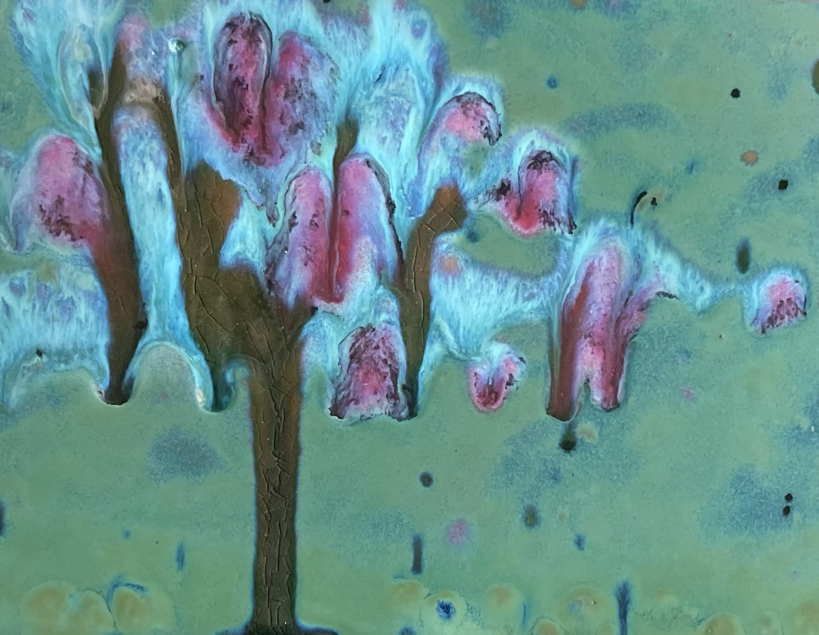
#> input picture tools/Images/IMG_0526.jpg, 1637 x 1270 px (shown at 1/2 size); its folder holds only this picture in this run
$ python optimize_images.py
#> lines starting #> are read from the running program, lines starting #| are printed output that depends on the picture
import os
import json
from PIL import Image

SOURCE_DIR = "../Images"
OUTPUT_DIR = "../../assets"
MAP_FILE = "image_map.json"
QUALITY_STANDARD = 75
QUALITY_HERO = 85  # higher quality for zooming in on fine-grained details

# thumbnail is 800px to look sharp on 400px 2x/3x high-density screens
SIZES = {
    "thumbnail": 800,
    "display": 1200,
    "hero": 2560
}

VALID_EXTENSIONS = ('.jpg', '.jpeg', '.png', '.webp', '.tiff', '.bmp')

def setup_directories():
    for size_name in SIZES.keys():
        path = os.path.join(OUTPUT_DIR, size_name)
        os.makedirs(path, exist_ok=True)
    print(f"Created asset directories inside './{OUTPUT_DIR}/'")

def process_images():
    if not os.path.exists(SOURCE_DIR):
        print(f"Error: Source directory '{SOURCE_DIR}' not found.")
        return

    # Gather and sort files to keep renaming sequence predictable
    files = [f for f in os.listdir(SOURCE_DIR) if f.lower().endswith(VALID_EXTENSIONS)]
    files.sort()

    if not files:
        print(f"No valid images found in './{SOURCE_DIR}/'")
        return

    print(f"Found {len(files)} images. Starting processing...")

    image_map = {}

    for index, filename in enumerate(files, start=1):
        source_path = os.path.join(SOURCE_DIR, filename)
        new_base_name = f"Untitled_{index:02d}.webp"
        image_map[filename] = new_base_name

        try:
            with Image.open(source_path) as img:
#> img is the input picture: PIL image 1637x1270 RGB; mean R, G, B 103.6, 145.5, 143.6
                icc_profile = img.info.get("icc_profile")

                # convert RGBA (PNGs) to RGB so it saves cleanly to WebP
                if img.mode in ('RGBA', 'LA'):
                    background = Image.new('RGB', img.size, (255, 255, 255))
                    background.paste(img, mask=img.split()[-1])
                    img = background
                elif img.mode != 'RGB':
                    img = img.convert('RGB')

                orig_width, orig_height = img.size
#> orig_width = 1637; orig_height = 1270

                for size_name, target_width in SIZES.items():
                    target_path = os.path.join(OUTPUT_DIR, size_name, new_base_name)

                    # only resize down; don't upscale if original is smaller than target
                    if orig_width > target_width:
                        target_height = int((target_width / float(orig_width)) * float(orig_height))
                        resized_img = img.resize((target_width, target_height), Image.Resampling.LANCZOS)
                    else:
                        resized_img = img

                    q = QUALITY_HERO if size_name == "hero" else QUALITY_STANDARD

                    resized_img.save(
                        target_path,
                        "WEBP",
                        quality=q,
                        optimize=True,
                        icc_profile=icc_profile,
                        subsampling=0  # prevents chroma subsampling color loss
                    )
#> this loop made 3 passes
#> pass 1, in process_images, `resized_img = img.resize((target_width, target_height), Image.Resampli..`:
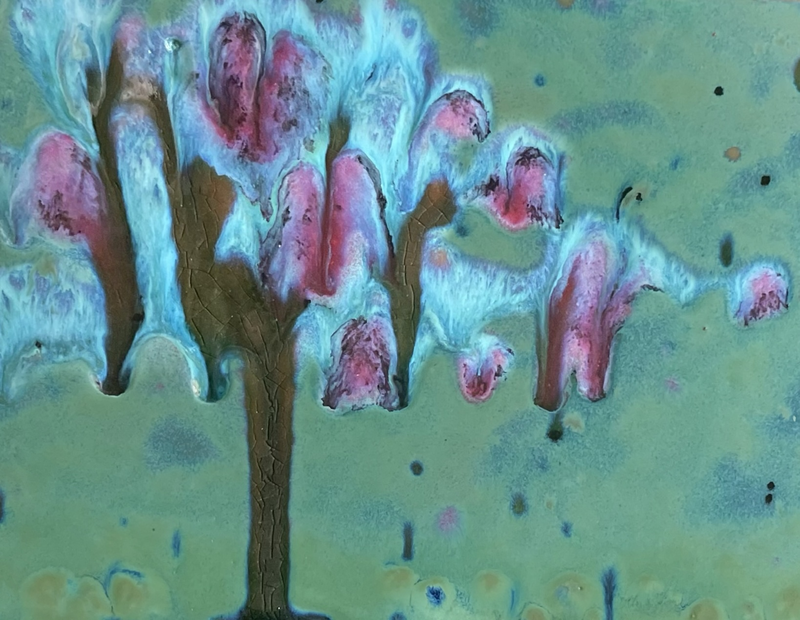
#> resized_img: PIL image 800x620 RGB; mean R, G, B 103.6, 145.5, 143.6

                print(f"  Processed [{filename}] -> {new_base_name}")

        except Exception as e:
            print(f"  Failed to process {filename}: {e}")

    try:
        with open(MAP_FILE, 'w', encoding='utf-8') as f:
            json.dump(image_map, f, indent=4)
        print(f"\nGenerated filename map: './{MAP_FILE}'")
    except Exception as e:
        print(f"  Failed to save image map JSON: {e}")

    print("\nAll images optimized, structured, and mapped.")

if __name__ == "__main__":
    setup_directories()
    process_images()

$ run again, on tools/Images/IMG_5459.jpeg
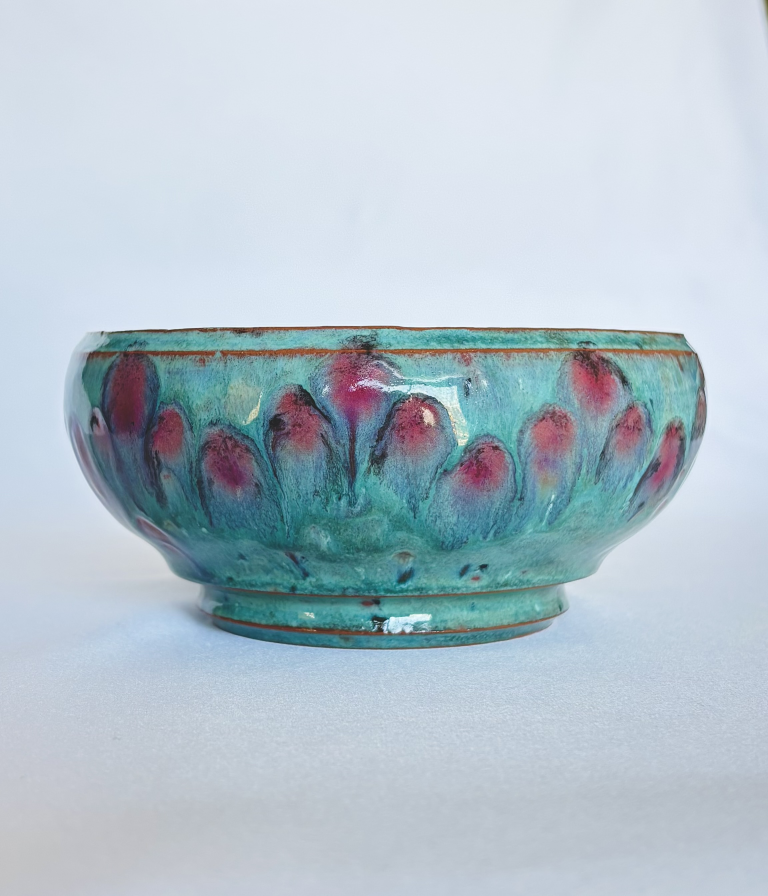
#> input picture tools/Images/IMG_5459.jpeg, 2304 x 2687 px (shown at 1/3 size)
#> in process_images, img is the input picture: PIL image 2304x2687 RGB; mean R, G, B 179.5, 194.7, 204.9
#> the loop in process_images, `for size_name, target_width in SIZES.items():` made 3 passes
#> pass 1, in process_images, `resized_img = img.resize((target_width, target_height), Image.Resampli..`:
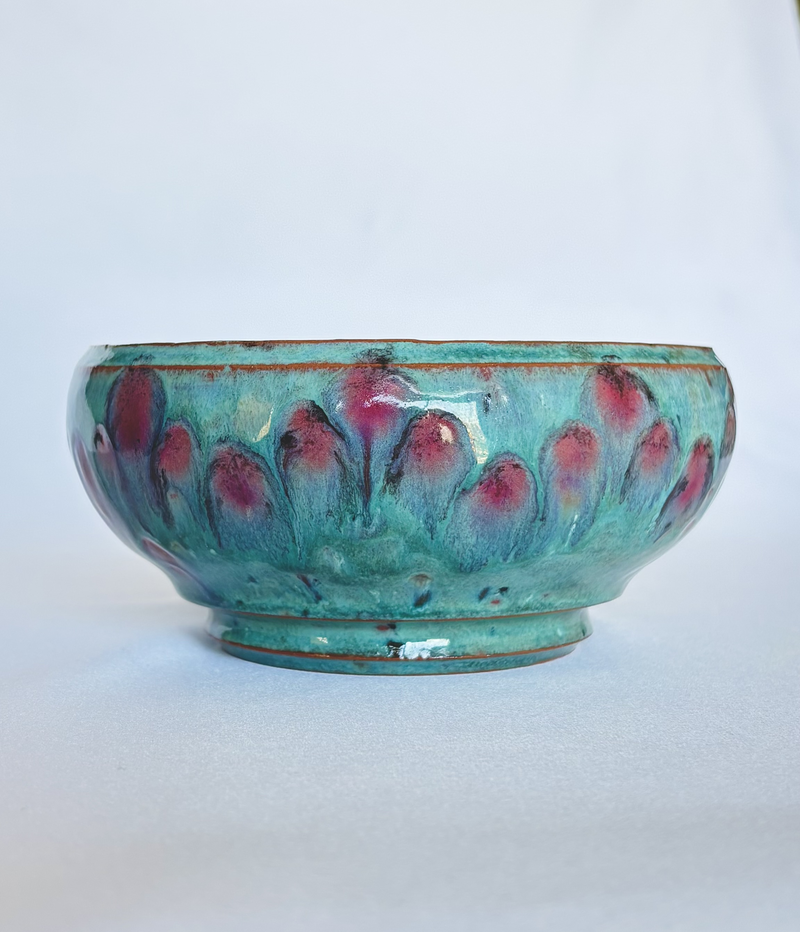
#> resized_img: PIL image 800x932 RGB; mean R, G, B 179.5, 194.7, 204.9

$ run again, on tools/Images/IMG_5468.jpeg
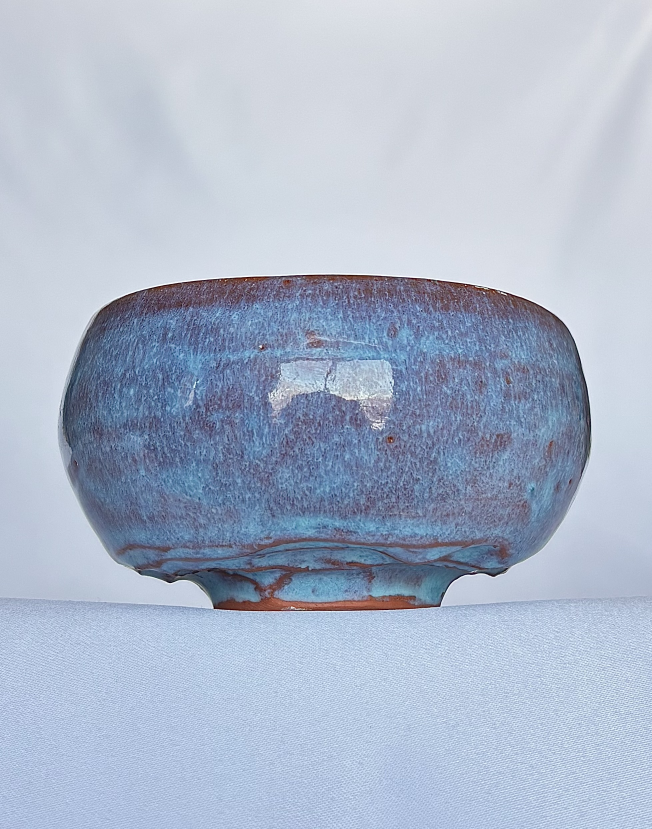
#> input picture tools/Images/IMG_5468.jpeg, 1956 x 2487 px (shown at 1/3 size)
#> in process_images, img is the input picture: PIL image 1956x2487 RGB; mean R, G, B 170.9, 182.8, 202.8
#> the loop in process_images, `for size_name, target_width in SIZES.items():` made 3 passes
#> pass 1, in process_images, `resized_img = img.resize((target_width, target_height), Image.Resampli..`:
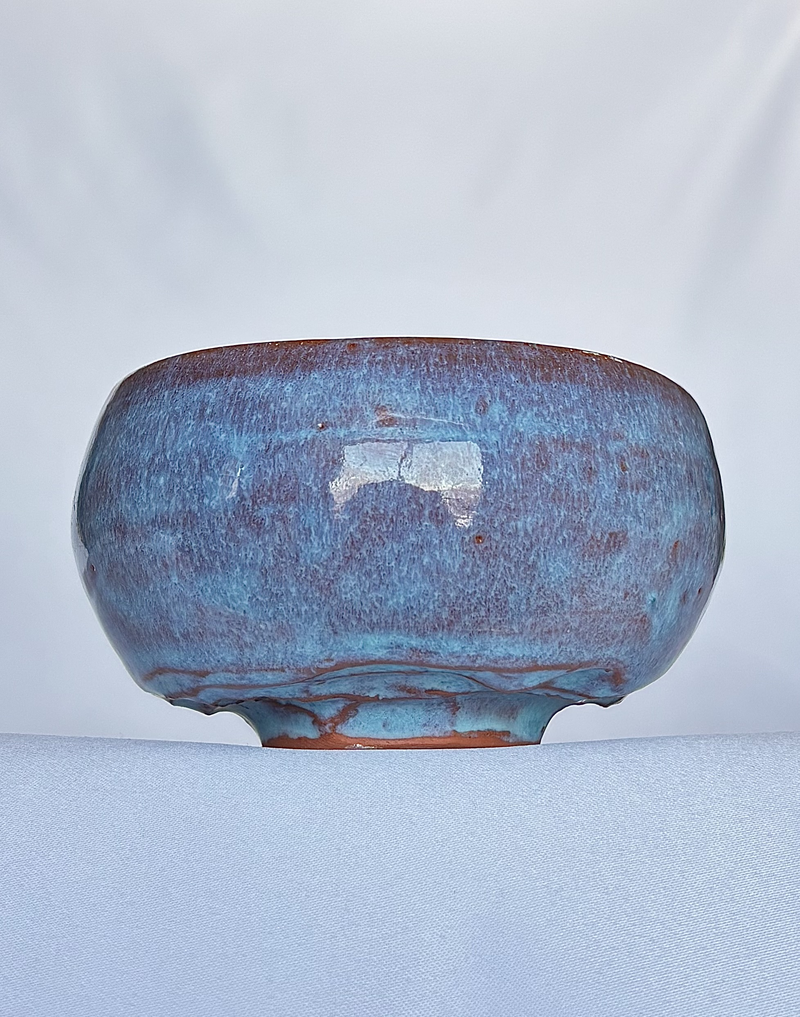
#> resized_img: PIL image 800x1017 RGB; mean R, G, B 170.9, 182.8, 202.8

$ run again, on tools/Images/IMG_5470.jpeg
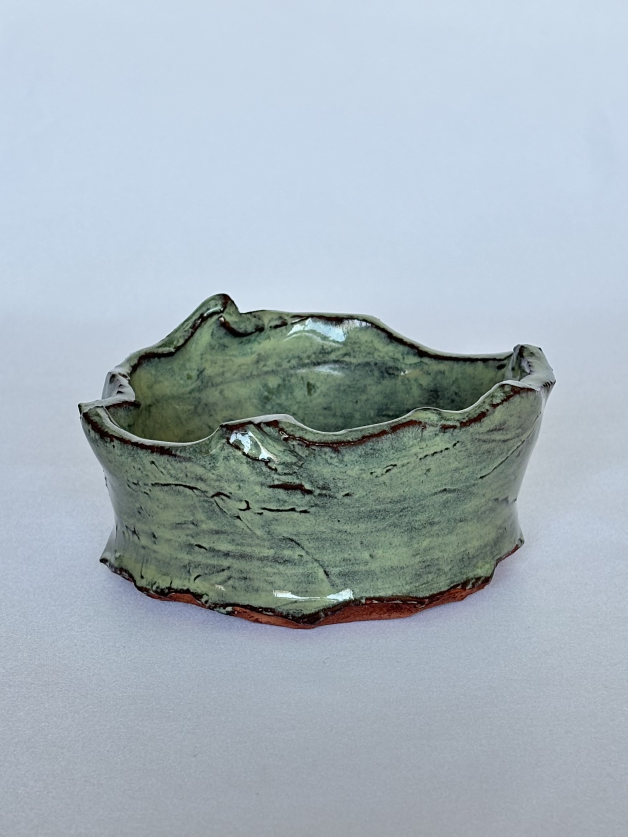
#> input picture tools/Images/IMG_5470.jpeg, 1882 x 2509 px (shown at 1/3 size)
#> in process_images, img is the input picture: PIL image 1882x2509 RGB; mean R, G, B 164.3, 177.4, 185.4
#> the loop in process_images, `for size_name, target_width in SIZES.items():` made 3 passes
#> pass 1, in process_images, `resized_img = img.resize((target_width, target_height), Image.Resampli..`:
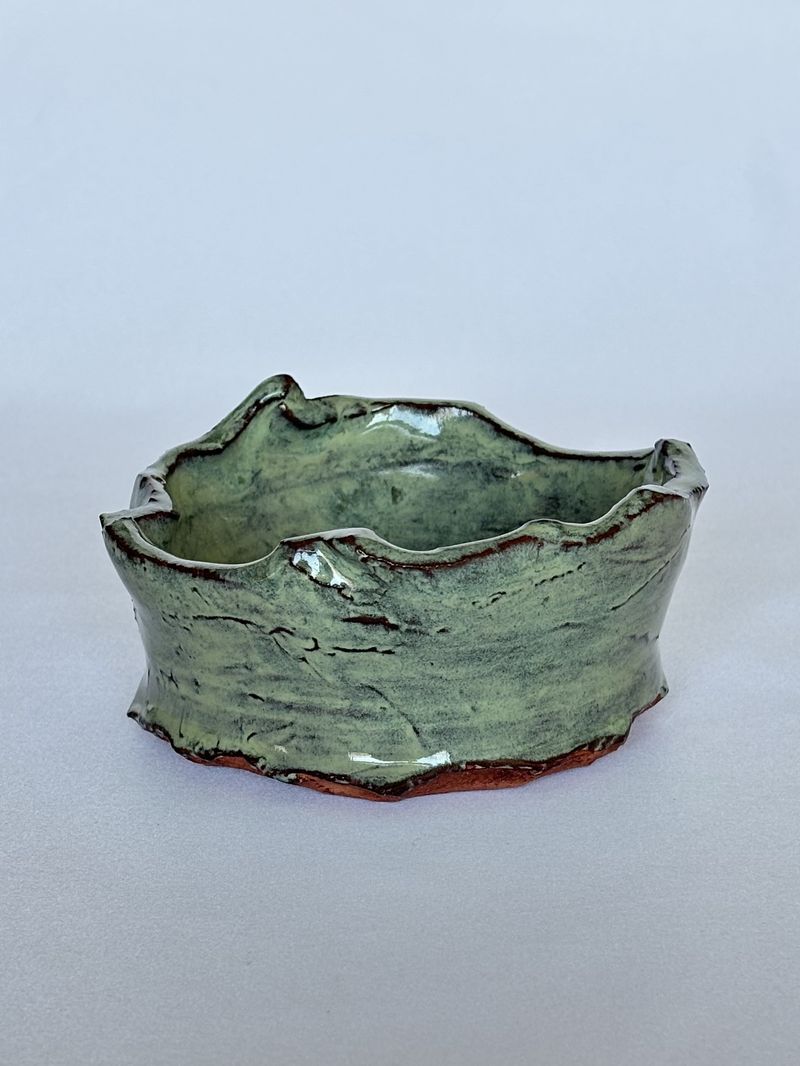
#> resized_img: PIL image 800x1066 RGB; mean R, G, B 164.3, 177.4, 185.4

$ run again, on tools/Images/IMG_0527.jpg
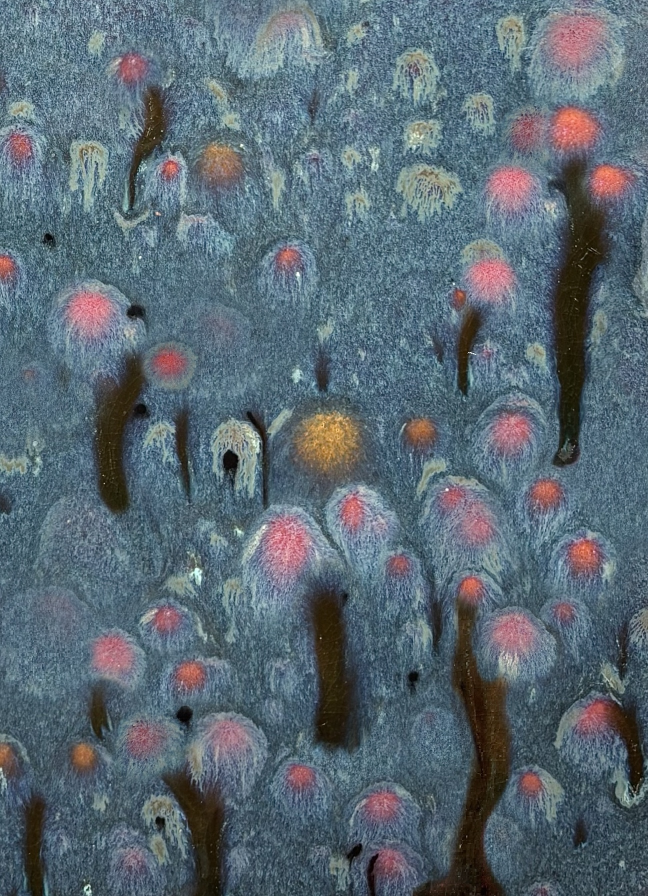
#> input picture tools/Images/IMG_0527.jpg, 1296 x 1792 px (shown at 1/2 size)
#> in process_images, img is the input picture: PIL image 1296x1792 RGB; mean R, G, B 90.4, 105.6, 116.2
#> the loop in process_images, `for size_name, target_width in SIZES.items():` made 3 passes
#> pass 1, in process_images, `resized_img = img.resize((target_width, target_height), Image.Resampli..`:
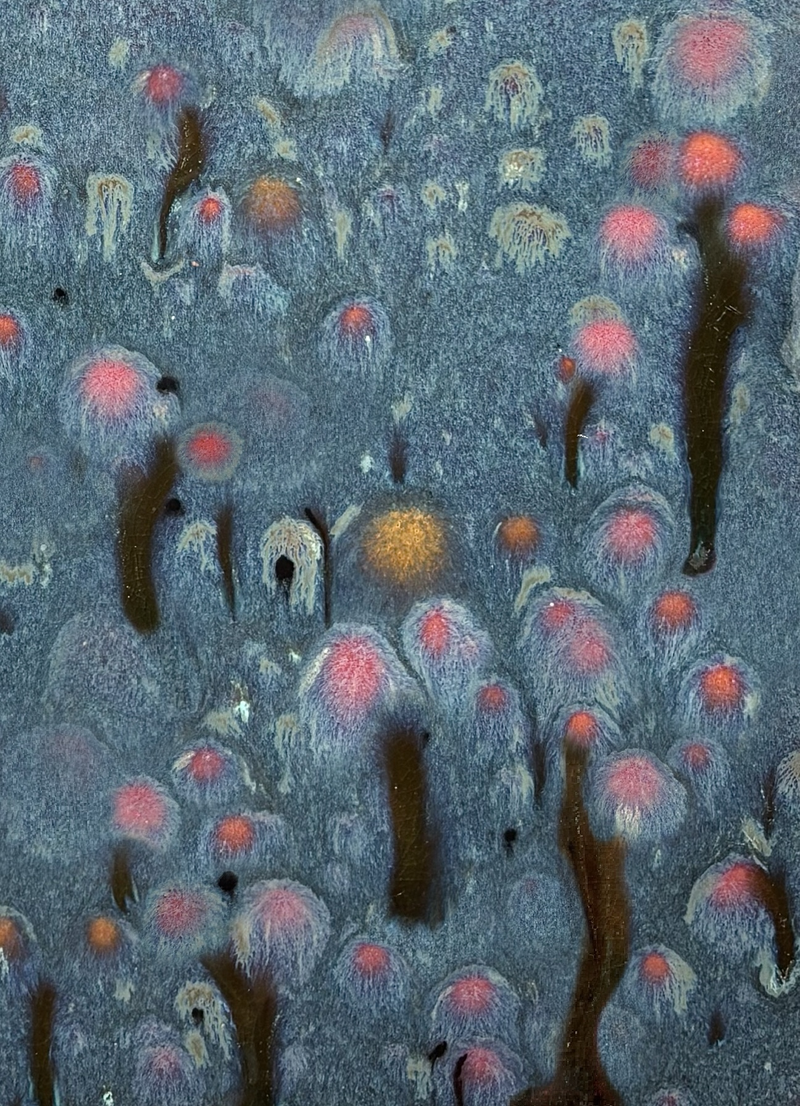
#> resized_img: PIL image 800x1106 RGB; mean R, G, B 90.4, 105.6, 116.2
